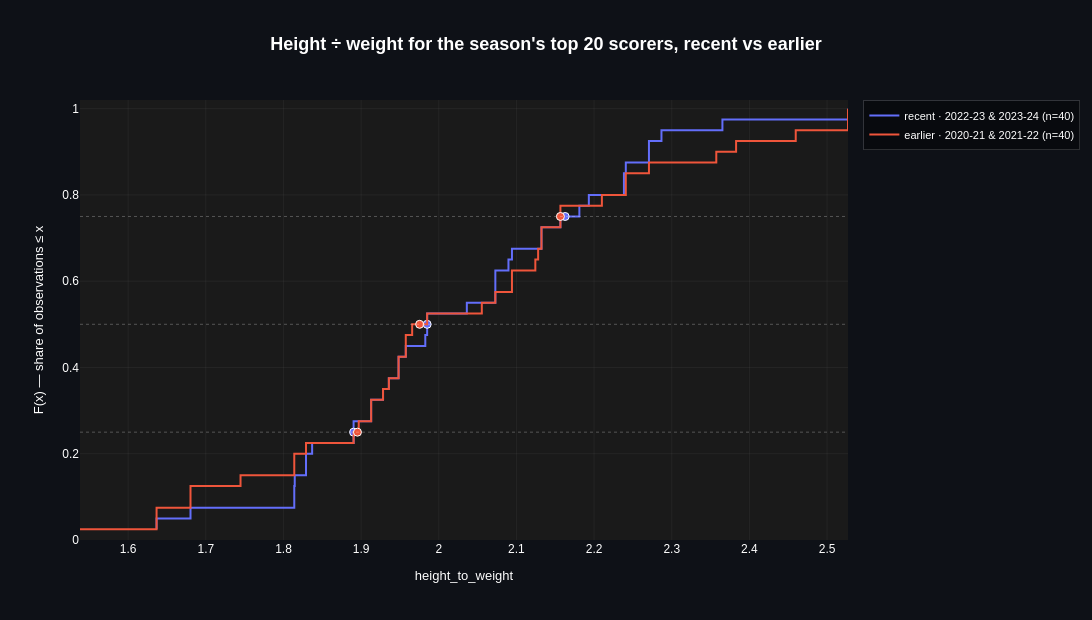

The cell this chart's notebook holds for it:
### Markdown cell above
## The two distributions

An empirical cumulative distribution puts both groups on one axis with no
bin-width to choose. Each curve climbs from 0 to 1 as you move right, and its
height at any point reads as "this share of the group is at or below this
ratio".

### Code cell
ecdf_plot(
    top20,
    cols="height_to_weight",
    group_col="period",
    mark_percentiles=[0.25, 0.5, 0.75],
    title="Height ÷ weight for the season's top 20 scorers, recent vs earlier",
)

### Figure 1 — Plotly figure (JSON) as saved in the notebook; plotly's stock layout.template omitted (floating-point values rounded to 4 significant figures)
{"data": [{"hovertemplate": "x = %{x:.3g}<br>F(x) = %{y:.3f}<extra></extra>", "line": {"color": "#636EFA", "shape": "hv", "width": 2}, "mode": "lines", "name": "recent · 2022-23 & 2023-24 (n=40)", "type": "scatter", "x": [1.637, 1.637, 1.68, 1.814, 1.814, 1.815, 1.829, 1.829, 1.837, 1.89, 1.89, 1.913, 1.913, 1.928, 1.936, 1.948, 1.948, 1.958, 1.983, 1.985, 1.985, 2.036, 2.073, 2.073, 2.073, 2.09, 2.094, 2.132, 2.132, 2.157, 2.181, 2.193, 2.238, 2.238, 2.241, 2.271, 2.271, 2.287, 2.365, 2.527], "y": [0.025, 0.05, 0.075, 0.1, 0.125, 0.15, 0.175, 0.2, 0.225, 0.25, 0.275, 0.3, 0.325, 0.35, 0.375, 0.4, 0.425, 0.45, 0.475, 0.5, 0.525, 0.55, 0.575, 0.6, 0.625, 0.65, 0.675, 0.7, 0.725, 0.75, 0.775, 0.8, 0.825, 0.85, 0.875, 0.9, 0.925, 0.95, 0.975, 1.0]}, {"customdata": [25, 50, 75], "hovertemplate": "P%{customdata} = %{x:.3g}<extra></extra>", "marker": {"color": "#636EFA", "line": {"color": "white", "width": 1}, "size": 8}, "mode": "markers", "showlegend": false, "type": "scatter", "x": [1.89, 1.985, 2.163], "y": [0.25, 0.5, 0.75]}, {"hovertemplate": "x = %{x:.3g}<br>F(x) = %{y:.3f}<extra></extra>", "line": {"color": "#EF553B", "shape": "hv", "width": 2}, "mode": "lines", "name": "earlier · 2020-21 & 2021-22 (n=40)", "type": "scatter", "x": [1.538, 1.637, 1.637, 1.68, 1.68, 1.745, 1.814, 1.814, 1.829, 1.89, 1.897, 1.913, 1.913, 1.928, 1.936, 1.948, 1.948, 1.958, 1.958, 1.966, 1.985, 2.055, 2.073, 2.094, 2.094, 2.124, 2.128, 2.132, 2.132, 2.157, 2.157, 2.21, 2.241, 2.241, 2.271, 2.357, 2.383, 2.46, 2.527, 2.527], "y": [0.025, 0.05, 0.075, 0.1, 0.125, 0.15, 0.175, 0.2, 0.225, 0.25, 0.275, 0.3, 0.325, 0.35, 0.375, 0.4, 0.425, 0.45, 0.475, 0.5, 0.525, 0.55, 0.575, 0.6, 0.625, 0.65, 0.675, 0.7, 0.725, 0.75, 0.775, 0.8, 0.825, 0.85, 0.875, 0.9, 0.925, 0.95, 0.975, 1.0]}, {"customdata": [25, 50, 75], "hovertemplate": "P%{customdata} = %{x:.3g}<extra></extra>", "marker": {"color": "#EF553B", "line": {"color": "white", "width": 1}, "size": 8}, "mode": "markers", "showlegend": false, "type": "scatter", "x": [1.895, 1.975, 2.157], "y": [0.25, 0.5, 0.75]}], "layout": {"font": {"color": "white", "family": "Arial"}, "height": 620, "legend": {"bgcolor": "rgba(0,0,0,0.4)", "bordercolor": "rgba(255,255,255,0.15)", "borderwidth": 1, "font": {"color": "white", "size": 11}}, "margin": {"b": 80, "l": 80, "r": 60, "t": 100}, "paper_bgcolor": "#0e1117", "plot_bgcolor": "#1a1a1a", "shapes": [{"line": {"color": "rgba(255,255,255,0.25)", "dash": "dot", "width": 1}, "type": "line", "x0": 0, "x1": 1, "xref": "x domain", "y0": 0.25, "y1": 0.25, "yref": "y"}, {"line": {"color": "rgba(255,255,255,0.25)", "dash": "dot", "width": 1}, "type": "line", "x0": 0, "x1": 1, "xref": "x domain", "y0": 0.5, "y1": 0.5, "yref": "y"}, {"line": {"color": "rgba(255,255,255,0.25)", "dash": "dot", "width": 1}, "type": "line", "x0": 0, "x1": 1, "xref": "x domain", "y0": 0.75, "y1": 0.75, "yref": "y"}], "title": {"font": {"color": "white", "family": "Arial", "size": 18}, "text": "<b>Height ÷ weight for the season's top 20 scorers, recent vs earlier</b>", "x": 0.5, "xanchor": "center"}, "width": 1400, "xaxis": {"gridcolor": "rgba(128,128,128,0.2)", "gridwidth": 0.5, "showgrid": true, "title": {"font": {"size": 13}, "text": "height_to_weight"}, "type": "linear", "zeroline": false}, "yaxis": {"gridcolor": "rgba(128,128,128,0.2)", "gridwidth": 0.5, "range": [0, 1.02], "showgrid": true, "title": {"font": {"size": 13}, "text": "F(x) — share of observations ≤ x"}, "zeroline": false}}}
